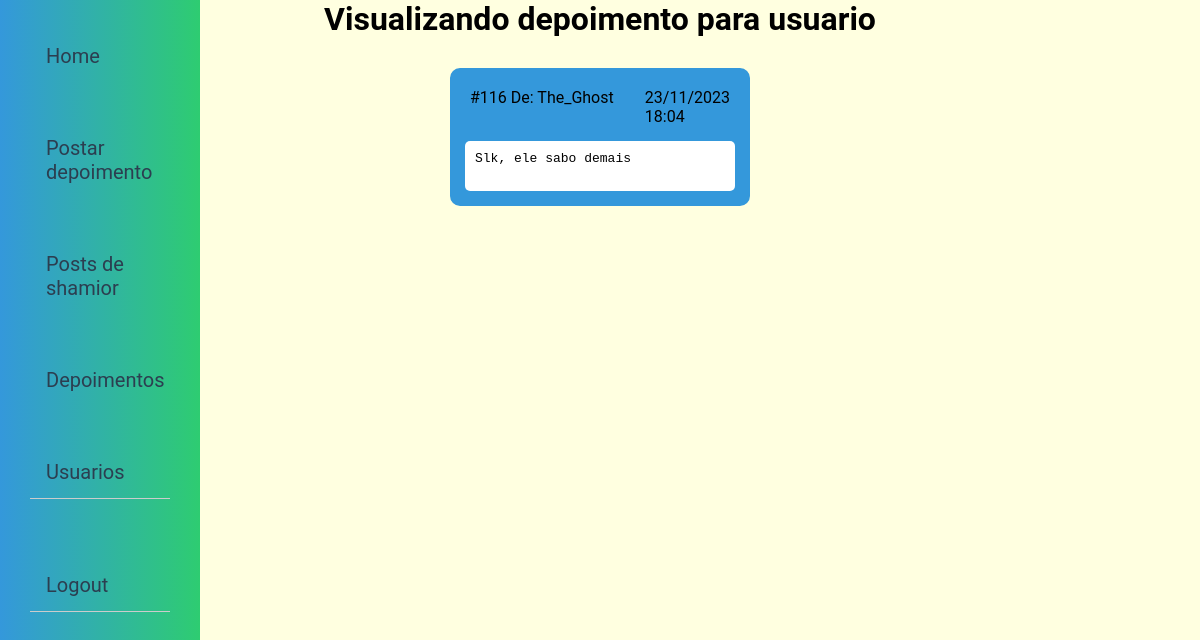
The page /shamior/depoimentos (signed in) on the database its author committed.
### models.py (models this page shows)
class Post(db.Model):
    id = Column(Integer, primary_key=True, autoincrement=True)
    de = Column(ForeignKey("Usuario.usuario"))
    para = Column(ForeignKey("Usuario.usuario"))
    conteudo = Column(String)
    criado_em = Column(DateTime, default=datetime.now)

### app.py (the view)
@app.route('/<username>/depoimentos')
@login_required
def usuario_depoimentos(username):
    user = Usuario.query.filter_by(usuario=username).first()
    if user == None:
        return 'Usuario não existe'
    posts = Post.query.where(Post.de!= username).filter_by(para=username
    ).order_by(
        Post.criado_em.desc(),
    ).all()
    print(posts)
    return render_template('/usuario/depoimentos.html', usuario=username,posts=posts)

### app.py (called while the page is built)
def login_required(funcao):
    @wraps(funcao)
    def inner(*args, **kwargs):
        if 'logado' in session:
            return funcao(*args, **kwargs)
        else:
            return redirect(url_for('login'))
    return inner

### templates/usuario/depoimentos.html (shortened to what this page needs)
<!DOCTYPE html>
<html lang="pt-BR">
<head>
    <link rel="stylesheet" href="/static/css/page.css">
</head>
<body>
    <nav>
        <div class="wrapper">
            <a href="/posts">Home</a>
            <a href="/{{ usuario }}/postar">Postar depoimento</a>
            <a href="/{{ usuario }}/posts">Posts de {{ usuario }}</a>
            <a href="/{{ usuario }}/depoimentos">Depoimentos</a>
            <a href="/listar/usuarios">Usuarios</a>
        </div>
        <div class="wrapper">
            <a href="/logout">Logout</a>
        </div>
    </nav>
    <main>
        <h1>Visualizando depoimento para usuario</h1>
        <div class="posts">
            {% for post in posts %}
                <div class="post">
                    <div class="post-header">
                        <div class="authors">
                            <p>#{{ post.id }} De: {{ post.de }}
                        </div>
                        <div class="time">
                            <p>{{ post.criado_em.strftime("%d/%m/%Y") }}</p>
                            <p>{{ post.criado_em.strftime("%H:%M") }}</p>
                        </div>
                    </div>
                    <pre class="content">{{ post.conteudo }}</pre>
                </div>
            {% endfor %}
        </div>
    </main>
</body>
</html>

### static/css/page.css (style rules this page uses)
:root { --nav-height: 70px; --primary-color: #3498db; --secondary-color: #2ecc71; --text-color: #2c3e50; --highlight-color: #ff5252; }
* { margin: 0; box-sizing: border-box; }
body { font-family: 'Roboto', sans-serif; }
.posts { margin-top: 30px; display: grid; grid-template-columns: repeat(auto-fit, minmax(300px, 1fr)); gap: 20px; }
.post { background-color: var(--primary-color); border-radius: 10px; overflow: hidden; border: 10px solid var(--primary-color); transition: transform 0.3s ease-in-out; }
.post-header { display: flex; justify-content: space-between; background-color: var(--primary-color); padding: 10px; }
.content { background-color: #FFFFFF; text-wrap: wrap; margin: 5px; min-height: 50px; border-radius: 5px; padding: 10px; }
nav { display: flex; flex-direction: column; position: fixed; top: 0; left: 0; height: 100%; width: 200px; background: linear-gradient(to right, var(--primary-color), var(--secondary-color)); color: var(--text-color); }
nav .wrapper a { display: block; padding: 14px 16px; text-decoration: none; color: var(--text-color); }
nav a { font-size: 20px; text-decoration: none; color: var(--text-color); transition: color 0.3s ease; }
nav .wrapper { display: flex; gap: 40px; margin: 30px; flex-direction: column; border-bottom: 1px solid #ccc; }
main { background-color: #FFFFE0; display: flex; flex-direction: column; padding: 10px; padding-top: 0%; align-items: center; min-height: 100vh; }

### rows shown on the page
Post: id "116", de "The_Ghost", criado_em "23/11/2023", criado_em "18:04", conteudo "Slk, ele sabo demais"

### other values the page prints
{{ usuario }} "shamior"
